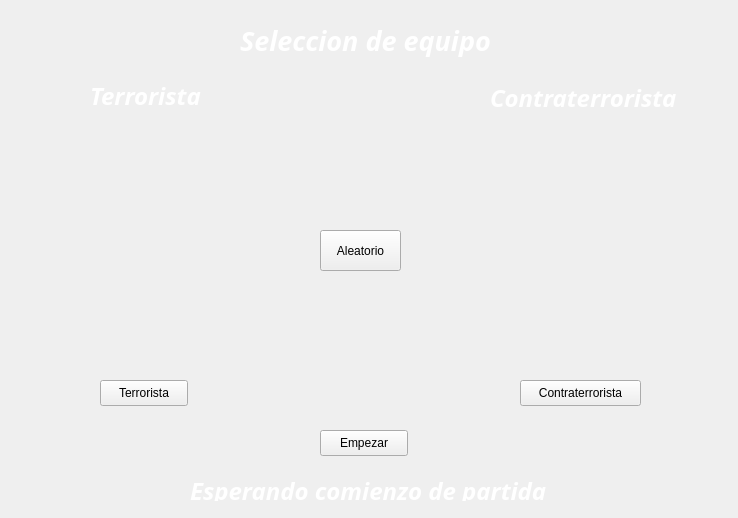
<?xml version="1.0" encoding="UTF-8"?>
<ui version="4.0">
 <class>waitRoom</class>
 <widget class="QWidget" name="waitRoom">
  <property name="geometry">
   <rect>
    <x>0</x>
    <y>0</y>
    <width>738</width>
    <height>518</height>
   </rect>
  </property>
  <property name="windowTitle">
   <string>Wait room</string>
  </property>
  <widget class="QLabel" name="labelSeleccion">
   <property name="geometry">
    <rect>
     <x>240</x>
     <y>20</y>
     <width>291</width>
     <height>41</height>
    </rect>
   </property>
   <property name="font">
    <font>
     <family>Noto Sans</family>
     <pointsize>20</pointsize>
     <italic>true</italic>
     <bold>true</bold>
    </font>
   </property>
   <property name="autoFillBackground">
    <bool>false</bool>
   </property>
   <property name="styleSheet">
    <string notr="true">color: white;</string>
   </property>
   <property name="text">
    <string>Seleccion de equipo</string>
   </property>
  </widget>
  <widget class="QLabel" name="labelTerrorista">
   <property name="geometry">
    <rect>
     <x>90</x>
     <y>80</y>
     <width>171</width>
     <height>31</height>
    </rect>
   </property>
   <property name="font">
    <font>
     <family>Noto Sans</family>
     <pointsize>18</pointsize>
     <italic>true</italic>
     <bold>true</bold>
    </font>
   </property>
   <property name="styleSheet">
    <string notr="true">color: white;</string>
   </property>
   <property name="text">
    <string>Terrorista</string>
   </property>
  </widget>
  <widget class="QLabel" name="labelContraterrorista">
   <property name="geometry">
    <rect>
     <x>490</x>
     <y>87</y>
     <width>221</width>
     <height>21</height>
    </rect>
   </property>
   <property name="font">
    <font>
     <family>Noto Sans</family>
     <pointsize>18</pointsize>
     <italic>true</italic>
     <bold>true</bold>
    </font>
   </property>
   <property name="styleSheet">
    <string notr="true">color: white;</string>
   </property>
   <property name="text">
    <string>Contraterrorista</string>
   </property>
  </widget>
  <widget class="QPushButton" name="terroristaButton">
   <property name="geometry">
    <rect>
     <x>100</x>
     <y>380</y>
     <width>88</width>
     <height>26</height>
    </rect>
   </property>
   <property name="text">
    <string>Terrorista</string>
   </property>
  </widget>
  <widget class="QPushButton" name="contraterroristaButton">
   <property name="geometry">
    <rect>
     <x>520</x>
     <y>380</y>
     <width>121</width>
     <height>26</height>
    </rect>
   </property>
   <property name="text">
    <string>Contraterrorista</string>
   </property>
  </widget>
  <widget class="QPushButton" name="aleatorioButton">
   <property name="geometry">
    <rect>
     <x>320</x>
     <y>230</y>
     <width>81</width>
     <height>41</height>
    </rect>
   </property>
   <property name="text">
    <string>Aleatorio</string>
   </property>
  </widget>
  <widget class="QPushButton" name="empezarButton">
   <property name="geometry">
    <rect>
     <x>320</x>
     <y>430</y>
     <width>88</width>
     <height>26</height>
    </rect>
   </property>
   <property name="text">
    <string>Empezar</string>
   </property>
  </widget>
  <widget class="QLabel" name="label">
   <property name="geometry">
    <rect>
     <x>190</x>
     <y>480</y>
     <width>361</width>
     <height>21</height>
    </rect>
   </property>
   <property name="font">
    <font>
     <family>Noto Sans</family>
     <pointsize>18</pointsize>
     <italic>true</italic>
     <bold>true</bold>
    </font>
   </property>
   <property name="styleSheet">
    <string notr="true">color: white;</string>
   </property>
   <property name="text">
    <string>Esperando comienzo de partida</string>
   </property>
  </widget>
  <widget class="QLabel" name="label_2">
   <property name="geometry">
    <rect>
     <x>0</x>
     <y>-3</y>
     <width>741</width>
     <height>531</height>
    </rect>
   </property>
   <property name="text">
    <string/>
   </property>
   <property name="pixmap">
    <pixmap resource="recursos.qrc">:/imagenes/imagenes/fondos/fondo4.jpg</pixmap>
   </property>
   <property name="scaledContents">
    <bool>false</bool>
   </property>
  </widget>
  <widget class="QLabel" name="labelT">
   <property name="geometry">
    <rect>
     <x>100</x>
     <y>210</y>
     <width>101</width>
     <height>91</height>
    </rect>
   </property>
   <property name="text">
    <string/>
   </property>
   <property name="pixmap">
    <pixmap resource="recursos.qrc">:/imagenes/imagenes/skins/noSkin.png</pixmap>
   </property>
  </widget>
  <widget class="QLabel" name="labelC">
   <property name="geometry">
    <rect>
     <x>530</x>
     <y>210</y>
     <width>101</width>
     <height>91</height>
    </rect>
   </property>
   <property name="text">
    <string/>
   </property>
   <property name="pixmap">
    <pixmap resource="recursos.qrc">:/imagenes/imagenes/skins/noSkin.png</pixmap>
   </property>
  </widget>
  <zorder>label_2</zorder>
  <zorder>labelSeleccion</zorder>
  <zorder>labelTerrorista</zorder>
  <zorder>labelContraterrorista</zorder>
  <zorder>terroristaButton</zorder>
  <zorder>contraterroristaButton</zorder>
  <zorder>aleatorioButton</zorder>
  <zorder>empezarButton</zorder>
  <zorder>label</zorder>
  <zorder>labelT</zorder>
  <zorder>labelC</zorder>
 </widget>
 <resources>
  <include location="recursos.qrc"/>
 </resources>
 <connections/>
</ui>
